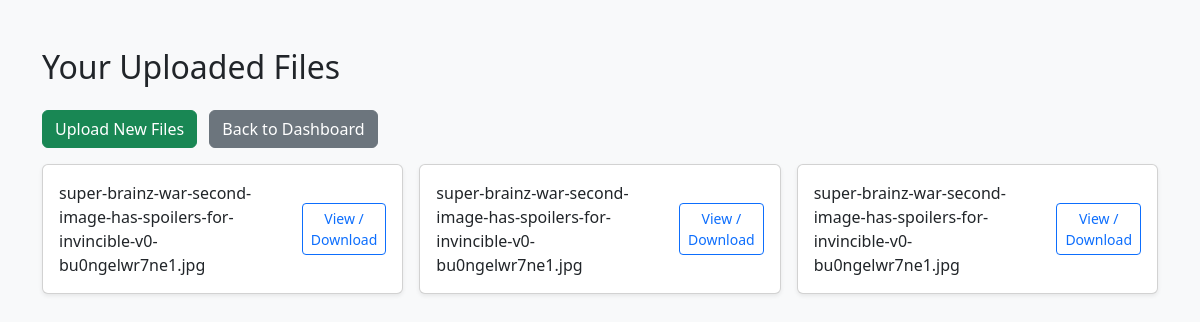
Screenshot of /viewFile (signed in) with the database file from the repository.
### tables this page shows
CREATE TABLE Files (
        fileID INTEGER PRIMARY KEY AUTOINCREMENT,
        filename TEXT NOT NULL,
        userID INTEGER,
        FOREIGN KEY (userID) REFERENCES Users(userID)
    );

### app.py (the view)
@app.route('/viewFile')
@login_required
def view_files():
    conn = sqlite3.connect("database.db")
    c = conn.cursor()
    c.execute("SELECT filename FROM Files WHERE userID=?", (session['userID'],))
    files = c.fetchall()
    conn.close()
    return render_template('view_files.html', files=files)

### app.py (called while the page is built)
def login_required(func):
    from functools import wraps
    @wraps(func)
    def wrapper(*args, **kwargs):
        if 'userID' not in session:
            return redirect(url_for('login'))
        return func(*args, **kwargs)
    return wrapper

### templates/view_files.html (shortened to what this page needs)
<!DOCTYPE html>
<html lang="en">
<head>
    <link href="https://cdn.jsdelivr.net/npm/bootstrap@5.3.0/dist/css/bootstrap.min.css" rel="stylesheet">
</head>
<body class="bg-light">
<div class="container mt-5">
    <h2 class="mb-4">Your Uploaded Files</h2>
    <a href="{{ url_for('upload') }}" class="btn btn-success mb-3">Upload New Files</a>
    <a href="{{ url_for('dashboard') }}" class="btn btn-secondary mb-3 ms-2">Back to Dashboard</a>
    {% if files %}
        <div class="row row-cols-1 row-cols-md-3 g-3">
            {% for file in files %}
                <div class="col">
                    <div class="card shadow-sm">
                        <div class="card-body d-flex justify-content-between align-items-center">
                            <span>{{ file[0] }}</span>
                            <a href="{{ url_for('uploaded_file', filename=file[0]) }}" class="btn btn-outline-primary btn-sm" target="_blank">View / Download</a>
                        </div>
                    </div>
                </div>
            {% endfor %}
        </div>
    {% else %}
        <div class="alert alert-info">No files uploaded yet.</div>
    {% endif %}
</div>
</body>
</html>

### rows the page displays
Files: filename "super-brainz-war-second-image-has-spoilers-for-invincible-v0-bu0ngelwr7ne1.jpg"
Files: filename "super-brainz-war-second-image-has-spoilers-for-invincible-v0-bu0ngelwr7ne1.jpg"
Files: filename "super-brainz-war-second-image-has-spoilers-for-invincible-v0-bu0ngelwr7ne1.jpg"
